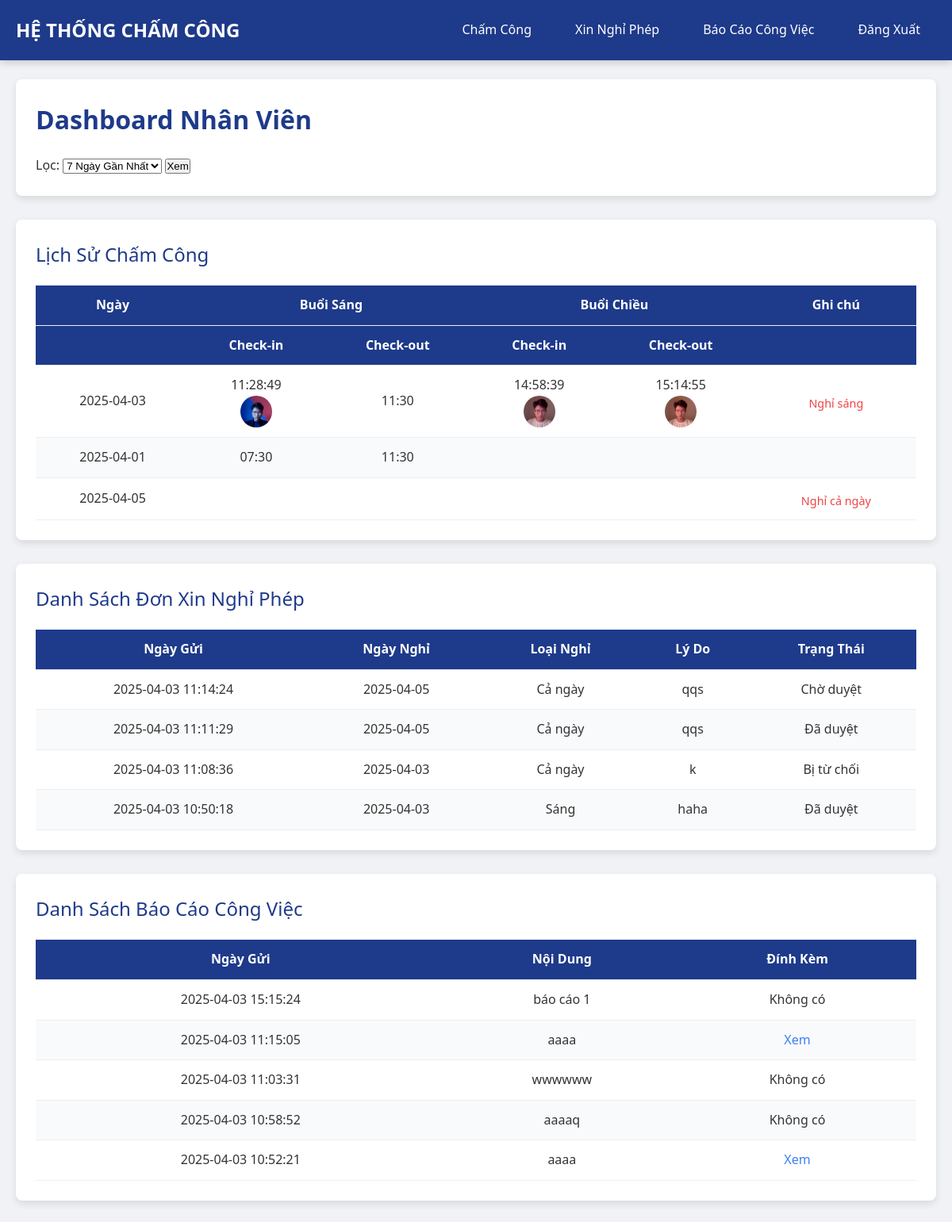
/dashboard (signed in), run on the app's committed database.
### tables this page shows
CREATE TABLE time_records (
        id INTEGER PRIMARY KEY AUTOINCREMENT,
        user_id INTEGER,
        timestamp TEXT,
        type TEXT,
        photo_path TEXT,
        reason TEXT DEFAULT '',
        FOREIGN KEY (user_id) REFERENCES users(id)
    );

CREATE TABLE leave_requests (
        id INTEGER PRIMARY KEY AUTOINCREMENT,
        user_id INTEGER,
        request_date TEXT,
        leave_date TEXT,
        leave_type TEXT,  -- Thêm cột leave_type
        reason TEXT,
        status TEXT DEFAULT 'Chờ duyệt',
        FOREIGN KEY (user_id) REFERENCES users(id)
    );

CREATE TABLE work_reports (
        id INTEGER PRIMARY KEY AUTOINCREMENT,
        user_id INTEGER,
        report_date TEXT,
        content TEXT,
        attachment_path TEXT,
        FOREIGN KEY (user_id) REFERENCES users(id)
    );

### app.py (the view)
@app.route('/dashboard', methods=['GET', 'POST'])
@login_required
def employee_dashboard():
    conn = sqlite3.connect('database.db')
    c = conn.cursor()
    filter_type = request.form.get('filter_type', 'week')  # Mặc định là tuần
    selected_month = request.form.get('selected_month', datetime.now().strftime('%Y-%m'))
    if filter_type == 'week':
        start_date = (datetime.now() - timedelta(days=7)).strftime('%Y-%m-%d')
        query = "SELECT timestamp, type, photo_path, reason FROM time_records WHERE user_id = ? AND timestamp >= ? ORDER BY timestamp DESC"
        c.execute(query, (current_user.id, f'{start_date} 00:00:00'))
    elif filter_type == 'month':
        query = "SELECT timestamp, type, photo_path, reason FROM time_records WHERE user_id = ? AND timestamp LIKE ? ORDER BY timestamp DESC"
        c.execute(query, (current_user.id, f'{selected_month}%'))
    records = c.fetchall()
    if filter_type == 'week':
        c.execute("SELECT leave_date, leave_type FROM leave_requests WHERE user_id = ? AND status = 'Đã duyệt' AND request_date >= ? ORDER BY request_date DESC",
                  (current_user.id, f'{start_date} 00:00:00'))
    else:
        c.execute("SELECT leave_date, leave_type FROM leave_requests WHERE user_id = ? AND status = 'Đã duyệt' AND request_date LIKE ? ORDER BY request_date DESC",
                  (current_user.id, f'{selected_month}%'))
    leave_records = c.fetchall()
    if filter_type == 'week':
        c.execute("SELECT report_date, content, attachment_path FROM work_reports WHERE user_id = ? AND report_date >= ? ORDER BY report_date DESC LIMIT 7",
                  (current_user.id, f'{start_date} 00:00:00'))
    else:
        c.execute("SELECT report_date, content, attachment_path FROM work_reports WHERE user_id = ? AND report_date LIKE ? ORDER BY report_date DESC LIMIT 7",
                  (current_user.id, f'{selected_month}%'))
    reports = c.fetchall()
    if filter_type == 'week':
        c.execute("SELECT request_date, leave_date, leave_type, reason, status FROM leave_requests WHERE user_id = ? AND request_date >= ? ORDER BY request_date DESC LIMIT 7",
                  (current_user.id, f'{start_date} 00:00:00'))
    else:
        c.execute("SELECT request_date, leave_date, leave_type, reason, status FROM leave_requests WHERE user_id = ? AND request_date LIKE ? ORDER BY request_date DESC LIMIT 7",
                  (current_user.id, f'{selected_month}%'))
    leave_requests = c.fetchall()
    conn.close()
    daily_records = {}
    for record in records:
        timestamp = record[0]
        date = timestamp.split(' ')[0]
        time_str = timestamp.split(' ')[1]
        record_type = record[1]
        photo_path = record[2]
        reason = record[3]
        if date not in daily_records:
            daily_records[date] = {
                'in_morning': {'time': '', 'photo': ''},
                'out_morning': {'time': '', 'photo': ''},
                'in_afternoon': {'time': '', 'photo': ''},
                'out_afternoon': {'time': '', 'photo': ''},
                'reason': reason,
                'work_days': 0.0
            }
        daily_records[date][record_type] = {'time': time_str, 'photo': photo_path}
    for date, data in daily_records.items():
        morning_complete = data['in_morning']['time'] and data['out_morning']['time']
        afternoon_complete = data['in_afternoon']['time'] and data['out_afternoon']['time']
        if morning_complete and afternoon_complete:
            data['work_days'] = 1.0
        elif morning_complete or afternoon_complete:
            data['work_days'] = 0.5
    for leave_date, leave_type in leave_records:
        if leave_date not in daily_records:
            daily_records[leave_date] = {
                'in_morning': {'time': '', 'photo': ''},
                'out_morning': {'time': '', 'photo': ''},
                'in_afternoon': {'time': '', 'photo': ''},
                'out_afternoon': {'time': '', 'photo': ''},
                'reason': 'Nghỉ',
                'work_days': 0.0
            }
        if leave_type == 'Cả ngày':
            daily_records[leave_date]['reason'] = 'Nghỉ cả ngày'
        elif leave_type == 'Sáng':
            daily_records[leave_date]['reason'] = 'Nghỉ sáng'
        elif leave_type == 'Chiều':
            daily_records[leave_date]['reason'] = 'Nghỉ chiều'
    return render_template('employee_dashboard.html',
                           daily_records=daily_records,
                           filter_type=filter_type,
                           selected_month=selected_month,
                           reports=reports,
                           leave_requests=leave_requests)

### app.py (called while the page is built)
@login_manager.user_loader
def load_user(user_id):
    conn = sqlite3.connect('database.db')
    c = conn.cursor()
    c.execute("SELECT * FROM users WHERE id = ?", (user_id,))
    user = c.fetchone()
    conn.close()
    if user:
        return User(user[0])
    return None

### templates/employee_dashboard.html (shortened to what this page needs)
<!DOCTYPE html>
<html lang="vi">
<head>
    <link rel="stylesheet" href="{{ url_for('static', filename='css/style.css') }}">
</head>
<body>
    <header>
        <div class="nav-container">
            <div class="nav-brand">
                <a href="{{ url_for('employee_dashboard') }}">HỆ THỐNG CHẤM CÔNG</a>
            </div>
            <div class="nav-links">
                <a href="{{ url_for('checkin') }}">Chấm Công</a>
                <a href="{{ url_for('leave_request') }}">Xin Nghỉ Phép</a>
                <a href="{{ url_for('work_report') }}">Báo Cáo Công Việc</a>
                <a href="{{ url_for('logout') }}">Đăng Xuất</a>
            </div>
        </div>
    </header>
    <main>
        <div class="section">
            <h1>Dashboard Nhân Viên</h1>
            <form method="POST" class="filter-form">
                <label>Lọc:</label>
                <select name="filter_type" onchange="toggleMonthInput(this)">
                    <option value="week" {% if filter_type == 'week' %}selected{% endif %}>7 Ngày Gần Nhất</option>
                </select>
                <button type="submit">Xem</button>
            </form>
        </div>
        <div class="section">
            <h2>Lịch Sử Chấm Công</h2>
            <table>
                <thead>
                    <tr>
                        <th>Ngày</th>
                        <th colspan="2">Buổi Sáng</th>
                        <th colspan="2">Buổi Chiều</th>
                        <th>Ghi chú</th>
                    </tr>
                    <tr>
                        <th></th>
                        <th>Check-in</th>
                        <th>Check-out</th>
                        <th>Check-in</th>
                        <th>Check-out</th>
                        <th></th>
                    </tr>
                </thead>
                <tbody>
                    {% for date, records in daily_records.items() %}
                    <tr>
                        <td>{{ date }}</td>
                        <td>
                            {{ records.in_morning.time or '' }}
                            {% if records.in_morning.photo %}
                            <br><img src="{{ url_for('static', filename=records.in_morning.photo[7:]) }}" alt="Photo" class="photo">
                            {% endif %}
                        </td>
                        <td>
                            {{ records.out_morning.time or '' }}
                        </td>
                        <td>
                            {{ records.in_afternoon.time or '' }}
                            {% if records.in_afternoon.photo %}
                            <br><img src="{{ url_for('static', filename=records.in_afternoon.photo[7:]) }}" alt="Photo" class="photo">
                            {% endif %}
                        </td>
                        <td>
                            {{ records.out_afternoon.time or '' }}
                            {% if records.out_afternoon.photo %}
                            <br><img src="{{ url_for('static', filename=records.out_afternoon.photo[7:]) }}" alt="Photo" class="photo">
                            {% endif %}
                        </td>
                        <td>{% if records.reason %}<span class="reason">{{ records.reason }}</span>{% endif %}</td>
                    </tr>
                    {% endfor %}
                </tbody>
            </table>
        </div>
        <div class="section">
            <h2>Danh Sách Đơn Xin Nghỉ Phép</h2>
            <table>
                <thead>
                    <tr>
                        <th>Ngày Gửi</th>
                        <th>Ngày Nghỉ</th>
                        <th>Loại Nghỉ</th>
                        <th>Lý Do</th>
                        <th>Trạng Thái</th>
                    </tr>
                </thead>
                <tbody>
                    {% for req in leave_requests %}
                    <tr>
                        <td>{{ req[0] }}</td>
                        <td>{{ req[1] }}</td>
                        <td>{{ req[2] }}</td>
                        <td>{{ req[3] }}</td>
                        <td class="{% if req[4] == 'Được duyệt' %}approved{% elif req[4] == 'Từ chối' %}rejected{% endif %}">{{ req[4] }}</td>
                    </tr>
                    {% endfor %}
                </tbody>
            </table>
        </div>
        <div class="section">
            <h2>Danh Sách Báo Cáo Công Việc</h2>
            <table>
                <thead>
                    <tr>
                        <th>Ngày Gửi</th>
                        <th>Nội Dung</th>
                        <th>Đính Kèm</th>
                    </tr>
                </thead>
                <tbody>
                    {% for report in reports %}
                    <tr>
                        <td>{{ report[0] }}</td>
                        <td>{{ report[1] }}</td>
                        <td>{% if report[2] %}<a href="{{ url_for('static', filename=report[2][7:]) }}" target="_blank" class="attachment">Xem</a>{% else %}Không có{% endif %}</td>
                    </tr>
                    {% endfor %}
                </tbody>
            </table>
        </div>
    </main>
</body>
</html>

### static/css/style.css (style rules this page uses)
* { margin: 0; padding: 0; box-sizing: border-box; }
body { font-family: 'Segoe UI', Arial, sans-serif; background-color: #f0f2f5; color: #333; line-height: 1.6; }
header { position: fixed; top: 0; left: 0; width: 100%; background-color: #1e3a8a; padding: 15px 0; box-shadow: 0 2px 10px rgba(0, 0, 0, 0.2); z-index: 1000; }
.nav-container { max-width: 1400px; margin: 0 auto; display: flex; justify-content: space-between; align-items: center; padding: 0 20px; }
.nav-brand a { color: #fff; font-size: 1.5em; font-weight: 700; text-decoration: none; }
.nav-links { display: flex; gap: 15px; }
.nav-links a { color: #fff; text-decoration: none; padding: 10px 20px; font-weight: 500; border-radius: 5px; transition: background-color 0.3s, transform 0.2s; }
main { max-width: 1400px; margin: 80px auto 40px auto; padding: 20px; }
.section { background-color: #fff; padding: 25px; border-radius: 8px; box-shadow: 0 4px 10px rgba(0, 0, 0, 0.1); margin-bottom: 30px; }
h1 { color: #1e3a8a; font-size: 2em; margin-bottom: 20px; font-weight: 600; }
h2 { color: #1e3a8a; font-size: 1.5em; margin-bottom: 15px; font-weight: 500; }
table { width: 100%; border-collapse: collapse; margin-top: 20px; }
th, td { padding: 12px; text-align: center; border-bottom: 1px solid #eee; }
th { background-color: #1e3a8a; color: #fff; font-weight: 600; }
tr:nth-child(even) { background-color: #f9fafb; }
.photo { width: 40px; height: 40px; object-fit: cover; border-radius: 50%; vertical-align: middle; }
.reason { color: #ef4444; font-size: 0.9em; display: block; margin-top: 5px; }
.attachment { color: #3b82f6; text-decoration: none; }

### templates/employee_dashboard.html (style rules this page uses)
.filter-form { flex-direction: row; justify-content: center; }

### data on the page
time_records: photo_path (picture)
time_records: photo_path (picture)
time_records: photo_path (picture)
leave_requests: leave_date "2025-04-05", reason "Nghỉ cả ngày", request_date "2025-04-03 11:11:29", leave_type "Cả ngày", reason "qqs", status "Đã duyệt"
leave_requests: request_date "2025-04-03 11:14:24", leave_date "2025-04-05", leave_type "Cả ngày", reason "qqs", status "Chờ duyệt"
leave_requests: request_date "2025-04-03 11:08:36", leave_date "2025-04-03", leave_type "Cả ngày", reason "k", status "Bị từ chối"
leave_requests: request_date "2025-04-03 10:50:18", leave_date "2025-04-03", leave_type "Sáng", reason "haha", status "Đã duyệt"
work_reports: report_date "2025-04-03 15:15:24", content "báo cáo 1", attachment_path "Không có"
work_reports: report_date "2025-04-03 11:15:05", content "aaaa"
work_reports: report_date "2025-04-03 11:03:31", content "wwwwww", attachment_path "Không có"
work_reports: report_date "2025-04-03 10:58:52", content "aaaaq", attachment_path "Không có"
work_reports: report_date "2025-04-03 10:52:21", content "aaaa"

### other printed values
{{ date }} "2025-04-03" "2025-04-01"
{{ records.in_morning.time or '' }} "11:28:49" "07:30"
{{ records.out_morning.time or '' }} "11:30" "11:30"
{{ records.in_afternoon.time or '' }} "14:58:39"
{{ records.out_afternoon.time or '' }} "15:14:55"
{{ records.reason }} "Nghỉ sáng"
